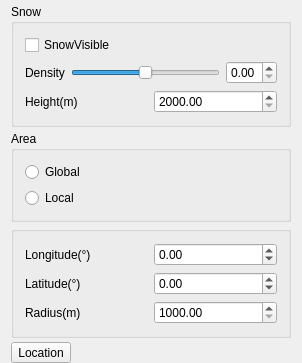
<?xml version="1.0" encoding="UTF-8"?>
<ui version="4.0">
 <class>SnowSetWidget</class>
 <widget class="QWidget" name="SnowSetWidget">
  <property name="geometry">
   <rect>
    <x>0</x>
    <y>0</y>
    <width>302</width>
    <height>350</height>
   </rect>
  </property>
  <property name="sizePolicy">
   <sizepolicy hsizetype="Expanding" vsizetype="Expanding">
    <horstretch>0</horstretch>
    <verstretch>0</verstretch>
   </sizepolicy>
  </property>
  <property name="windowTitle">
   <string>SnowSet</string>
  </property>
  <layout class="QVBoxLayout" name="verticalLayout_4">
   <property name="spacing">
    <number>4</number>
   </property>
   <property name="topMargin">
    <number>4</number>
   </property>
   <property name="bottomMargin">
    <number>0</number>
   </property>
   <item>
    <widget class="QGroupBox" name="groupBox">
     <property name="title">
      <string>Snow</string>
     </property>
     <layout class="QVBoxLayout" name="verticalLayout">
      <item>
       <widget class="QCheckBox" name="checkBox_Snow">
        <property name="text">
         <string>SnowVisible</string>
        </property>
       </widget>
      </item>
      <item>
       <layout class="QHBoxLayout" name="horizontalLayout">
        <item>
         <widget class="QLabel" name="label_6">
          <property name="text">
           <string>Density</string>
          </property>
         </widget>
        </item>
        <item>
         <widget class="QSlider" name="hSlider_SnowIntensity">
          <property name="maximum">
           <number>10</number>
          </property>
          <property name="singleStep">
           <number>1</number>
          </property>
          <property name="pageStep">
           <number>1</number>
          </property>
          <property name="value">
           <number>5</number>
          </property>
          <property name="orientation">
           <enum>Qt::Horizontal</enum>
          </property>
         </widget>
        </item>
        <item>
         <widget class="QDoubleSpinBox" name="snow_density_doubleSpinBox">
          <property name="maximum">
           <double>1.000000000000000</double>
          </property>
          <property name="singleStep">
           <double>0.100000000000000</double>
          </property>
         </widget>
        </item>
       </layout>
      </item>
      <item>
       <layout class="QHBoxLayout" name="horizontalLayout_2">
        <item>
         <widget class="QLabel" name="label_7">
          <property name="text">
           <string>Height(m)</string>
          </property>
         </widget>
        </item>
        <item>
         <widget class="QDoubleSpinBox" name="doubleSpinBox_SnowHeight">
          <property name="minimum">
           <double>2000.000000000000000</double>
          </property>
          <property name="maximum">
           <double>1000000.000000000000000</double>
          </property>
          <property name="singleStep">
           <double>1000.000000000000000</double>
          </property>
         </widget>
        </item>
       </layout>
      </item>
     </layout>
    </widget>
   </item>
   <item>
    <widget class="QGroupBox" name="groupBox_2">
     <property name="title">
      <string>Area</string>
     </property>
     <layout class="QVBoxLayout" name="verticalLayout_2">
      <item>
       <widget class="QRadioButton" name="radioBtn_GlobalSnow">
        <property name="text">
         <string>Global</string>
        </property>
       </widget>
      </item>
      <item>
       <widget class="QRadioButton" name="radioBtn_LocalSnow">
        <property name="text">
         <string>Local</string>
        </property>
       </widget>
      </item>
     </layout>
    </widget>
   </item>
   <item>
    <widget class="QGroupBox" name="groupBox_3">
     <property name="title">
      <string/>
     </property>
     <layout class="QVBoxLayout" name="verticalLayout_3">
      <item>
       <layout class="QHBoxLayout" name="horizontalLayout_3">
        <item>
         <widget class="QLabel" name="label_Longitude">
          <property name="text">
           <string>Longitude(°)</string>
          </property>
         </widget>
        </item>
        <item>
         <widget class="QDoubleSpinBox" name="doubleSpinBox_SnowLongitude">
          <property name="minimum">
           <double>-180.000000000000000</double>
          </property>
          <property name="maximum">
           <double>180.000000000000000</double>
          </property>
          <property name="singleStep">
           <double>1.000000000000000</double>
          </property>
          <property name="value">
           <double>0.000000000000000</double>
          </property>
         </widget>
        </item>
       </layout>
      </item>
      <item>
       <layout class="QHBoxLayout" name="horizontalLayout_4">
        <item>
         <widget class="QLabel" name="label_Latitude">
          <property name="text">
           <string>Latitude(°)</string>
          </property>
         </widget>
        </item>
        <item>
         <widget class="QDoubleSpinBox" name="doubleSpinBox_SnowLatitude">
          <property name="minimum">
           <double>-90.000000000000000</double>
          </property>
          <property name="maximum">
           <double>90.000000000000000</double>
          </property>
          <property name="singleStep">
           <double>1.000000000000000</double>
          </property>
          <property name="value">
           <double>0.000000000000000</double>
          </property>
         </widget>
        </item>
       </layout>
      </item>
      <item>
       <layout class="QHBoxLayout" name="horizontalLayout_5">
        <item>
         <widget class="QLabel" name="label_Radius">
          <property name="text">
           <string>Radius(m)</string>
          </property>
         </widget>
        </item>
        <item>
         <widget class="QDoubleSpinBox" name="doubleSpinBox_SnowRadius">
          <property name="sizePolicy">
           <sizepolicy hsizetype="Minimum" vsizetype="Fixed">
            <horstretch>0</horstretch>
            <verstretch>0</verstretch>
           </sizepolicy>
          </property>
          <property name="minimum">
           <double>1000.000000000000000</double>
          </property>
          <property name="maximum">
           <double>1000000000.000000000000000</double>
          </property>
          <property name="singleStep">
           <double>1000.000000000000000</double>
          </property>
         </widget>
        </item>
       </layout>
      </item>
     </layout>
    </widget>
   </item>
   <item>
    <widget class="QToolButton" name="toolBtn_Locate">
     <property name="text">
      <string>Location</string>
     </property>
    </widget>
   </item>
   <item>
    <spacer name="verticalSpacer">
     <property name="orientation">
      <enum>Qt::Vertical</enum>
     </property>
     <property name="sizeHint" stdset="0">
      <size>
       <width>20</width>
       <height>40</height>
      </size>
     </property>
    </spacer>
   </item>
  </layout>
 </widget>
 <layoutdefault spacing="6" margin="11"/>
 <resources/>
 <connections/>
</ui>
